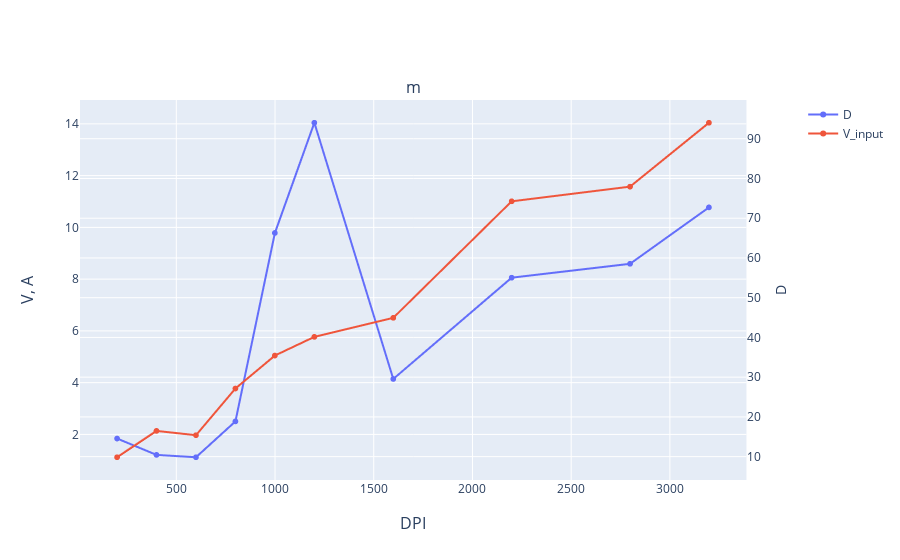

Source (notebook cell):
### Code cell
df = parse_console(s)
fig = plot(df)
display(df, fig)

### Figure 1 — Plotly figure (JSON) as saved in the notebook; plotly's stock layout.template omitted (floating-point values rounded to 4 significant figures)
{"data": [{"name": "D", "x": [200, 400, 600, 800, 1000, 1200, 1600, 2200, 2800, 3200], "y": [14.56, 10.44, 9.849, 18.87, 66.29, 94.02, 29.55, 55.04, 58.52, 72.72], "type": "scattergl", "xaxis": "x", "yaxis": "y2"}, {"name": "V_input", "x": [200, 400, 600, 800, 1000, 1200, 1600, 2200, 2800, 3200], "y": [1.118, 2.136, 1.97, 3.774, 5.048, 5.769, 6.505, 11.01, 11.57, 14.04], "type": "scattergl", "xaxis": "x", "yaxis": "y"}], "layout": {"xaxis": {"anchor": "y", "domain": [0, 0.94]}, "yaxis": {"anchor": "x", "domain": [0, 1]}, "yaxis2": {"anchor": "x", "overlaying": "y", "side": "right", "title": {"text": "D"}}, "annotations": [{"font": {"size": 16}, "showarrow": false, "text": "m", "x": 0.47, "xanchor": "center", "xref": "paper", "y": 1, "yanchor": "bottom", "yref": "paper"}, {"font": {"size": 16}, "showarrow": false, "text": "DPI", "x": 0.47, "xanchor": "center", "xref": "paper", "y": 0, "yanchor": "top", "yref": "paper", "yshift": -30}, {"font": {"size": 16}, "showarrow": false, "text": "V, A", "textangle": -90, "x": 0, "xanchor": "right", "xref": "paper", "xshift": -40, "y": 0.5, "yanchor": "middle", "yref": "paper"}]}}
